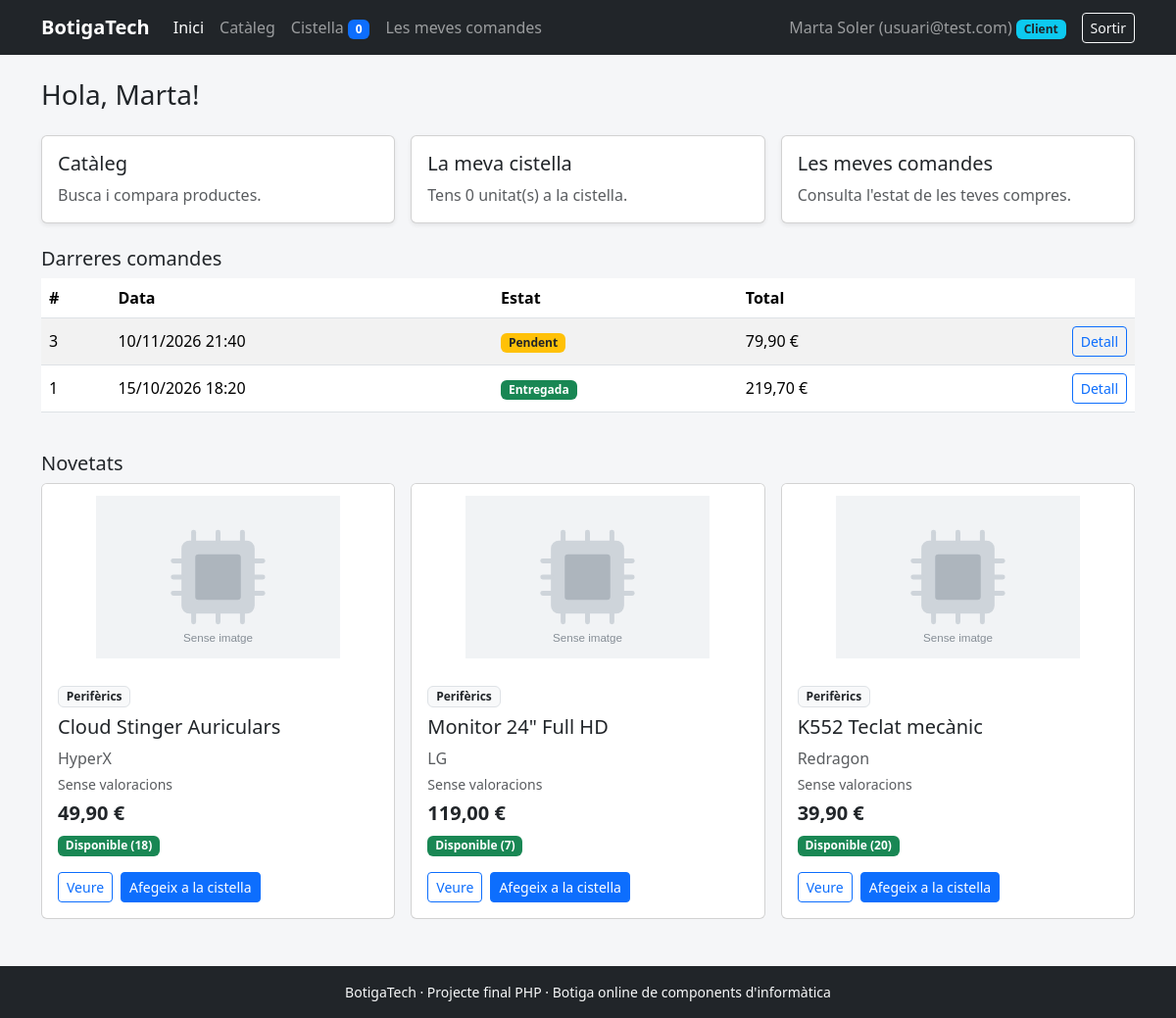
Screenshot of /acces.php (signed in) with the database file from the repository.
### tables this page shows
CREATE TABLE comandes (
    id_comanda   INT AUTO_INCREMENT PRIMARY KEY,
    id_usuari    INT            NOT NULL,
    data_comanda DATETIME       NOT NULL DEFAULT CURRENT_TIMESTAMP,
    estat        ENUM('pendent','enviada','entregada','cancelada') NOT NULL DEFAULT 'pendent',
    total        DECIMAL(10,2)  NOT NULL,
    FOREIGN KEY (id_usuari) REFERENCES usuaris(id_usuari)
        ON DELETE RESTRICT
);

CREATE TABLE productes (
    id_producte  INT AUTO_INCREMENT PRIMARY KEY,
    id_categoria INT           NOT NULL,
    nom          VARCHAR(100)  NOT NULL,
    marca        VARCHAR(50)   NOT NULL,
    descripcio   TEXT,
    preu         DECIMAL(8,2)  NOT NULL,
    stock        INT           NOT NULL DEFAULT 0,
    imatge       VARCHAR(255)  DEFAULT NULL,
    data_alta    DATE          NOT NULL,
    FOREIGN KEY (id_categoria) REFERENCES categories(id_categoria)
        ON DELETE RESTRICT
);

CREATE TABLE categories (
    id_categoria INT AUTO_INCREMENT PRIMARY KEY,
    nom          VARCHAR(50) NOT NULL UNIQUE,
    descripcio   TEXT
);

### acces.php (the view, shortened to what this page needs)
<?php
require_once "conexio.php";
require_once "funcions.php";
$es_admin = ($_SESSION['rol'] === 'administrador' && !vista_client());
if ($es_admin) {
    $pendents        = consulta_una($connexio, "SELECT COUNT(*) AS n FROM comandes WHERE estat = 'pendent'");
    $poc_estoc       = consulta_una($connexio, "SELECT COUNT(*) AS n FROM productes WHERE stock <= 5");
    $clients         = consulta_una($connexio, "SELECT COUNT(*) AS n FROM usuaris WHERE rol = 'client'");
    $productes_total = consulta_una($connexio, "SELECT COUNT(*) AS n FROM productes");
    $a_reposar = consulta($connexio,
        "SELECT p.id_producte, p.nom, p.marca, p.stock, c.nom AS categoria
         FROM productes p JOIN categories c ON c.id_categoria = p.id_categoria
         ORDER BY p.stock ASC, p.nom ASC
         LIMIT 5");
} else {
    $comandes = consulta($connexio,
        "SELECT id_comanda, data_comanda, estat, total FROM comandes
         WHERE id_usuari = ? ORDER BY data_comanda DESC LIMIT 3",
        "i", [$_SESSION['id_usuari']]);
    $novetats = consulta($connexio,
        "SELECT p.*, c.nom AS categoria, COALESCE(AVG(v.puntuacio), 0) AS mitjana, COUNT(v.id_valoracio) AS num_valoracions
         FROM productes p
         JOIN categories c ON c.id_categoria = p.id_categoria
         LEFT JOIN valoracions v ON v.id_producte = p.id_producte
         WHERE p.stock > 0
         GROUP BY p.id_producte, c.nom
         ORDER BY p.data_alta DESC, p.id_producte DESC
         LIMIT 3");
}
require "header.php";
if ($es_admin) {
?>
    <h1 class="h3 mb-4">Panell d'administració</h1>
    <div class="row g-3 mb-4">
        <div class="col-6 col-lg-3">
            <div class="card text-center shadow-sm h-100"><div class="card-body">
                <div class="display-6"><?= (int)$pendents['n'] ?></div>
                <div class="text-muted">Comandes pendents</div>
            </div></div>
        </div>
        <div class="col-6 col-lg-3">
            <div class="card text-center shadow-sm h-100"><div class="card-body">
                <div class="display-6"><?= (int)$poc_estoc['n'] ?></div>
                <div class="text-muted">Productes amb poc estoc</div>
            </div></div>
        </div>
        <div class="col-6 col-lg-3">
            <div class="card text-center shadow-sm h-100"><div class="card-body">
                <div class="display-6"><?= (int)$clients['n'] ?></div>
                <div class="text-muted">Clients registrats</div>
            </div></div>
        </div>
        <div class="col-6 col-lg-3">
            <div class="card text-center shadow-sm h-100"><div class="card-body">
                <div class="display-6"><?= (int)$productes_total['n'] ?></div>
                <div class="text-muted">Productes</div>
            </div></div>
        </div>
    </div>
    <div class="d-flex flex-wrap gap-2 mb-4">
        <a class="btn btn-primary" href="producte_form.php">Afegeix un producte</a>
        <a class="btn btn-outline-primary" href="admin_comandes.php">Gestiona les comandes</a>
        <a class="btn btn-outline-primary" href="admin_estadistiques.php">Veure estadístiques</a>
    </div>
    <h2 class="h5">Productes amb menys estoc</h2>
    <div class="table-responsive">
        <table class="table table-striped bg-white align-middle">
            <thead><tr><th>Producte</th><th>Marca</th><th>Categoria</th><th>Estoc</th><th></th></tr></thead>
            <tbody>
            <?php foreach ($a_reposar as $p) { ?>
                <tr>
                    <td><?= escapa($p['nom']) ?></td>
                    <td><?= escapa($p['marca']) ?></td>
                    <td><?= escapa($p['categoria']) ?></td>
                    <td><span class="badge bg-<?= $p['stock'] == 0 ? 'danger' : 'warning text-dark' ?>"><?= (int)$p['stock'] ?></span></td>
                    <td class="text-end"><a class="btn btn-sm btn-outline-secondary" href="producte_form.php?id=<?= (int)$p['id_producte'] ?>">Edita</a></td>
                </tr>
            <?php } ?>
            </tbody>
        </table>
    </div>
<?php
} else {
?>
    <h1 class="h3 mb-4">Hola, <?= escapa($_SESSION['nom']) ?>!</h1>
    <div class="row g-3 mb-4">
        <div class="col-md-4">
            <a class="card text-decoration-none shadow-sm h-100" href="cataleg.php"><div class="card-body">
                <h2 class="h5">Catàleg</h2>
                <p class="text-muted mb-0">Busca i compara productes.</p>
            </div></a>
        </div>
        <div class="col-md-4">
            <a class="card text-decoration-none shadow-sm h-100" href="cistella.php"><div class="card-body">
                <h2 class="h5">La meva cistella</h2>
                <p class="text-muted mb-0">Tens <?= (int)array_sum($_SESSION['cistella'] ?? []) ?> unitat(s) a la cistella.</p>
            </div></a>
        </div>
        <div class="col-md-4">
            <a class="card text-decoration-none shadow-sm h-100" href="comandes.php"><div class="card-body">
                <h2 class="h5">Les meves comandes</h2>
                <p class="text-muted mb-0">Consulta l'estat de les teves compres.</p>
            </div></a>
        </div>
    </div>
    <h2 class="h5">Darreres comandes</h2>
    <?php if (count($comandes) === 0) { ?>
        <p class="text-muted">Encara no has fet cap comanda.</p>
    <?php } else { ?>
        <div class="table-responsive mb-4">
            <table class="table table-striped bg-white align-middle">
                <thead><tr><th>#</th><th>Data</th><th>Estat</th><th>Total</th><th></th></tr></thead>
                <tbody>
                <?php foreach ($comandes as $c) { ?>
                    <tr>
                        <td><?= (int)$c['id_comanda'] ?></td>
                        <td><?= escapa(formata_data($c['data_comanda'])) ?></td>
                        <td><span class="badge bg-<?= classe_estat($c['estat']) ?>"><?= escapa(text_estat($c['estat'])) ?></span></td>
                        <td><?= formata_preu($c['total']) ?></td>
                        <td class="text-end"><a class="btn btn-sm btn-outline-primary" href="comanda.php?id=<?= (int)$c['id_comanda'] ?>">Detall</a></td>
                    </tr>
                <?php } ?>
                </tbody>
            </table>
        </div>
    <?php } ?>
    <h2 class="h5">Novetats</h2>
    <div class="row g-3">
        <?php foreach ($novetats as $p) { mostra_targeta_producte($p, true, "acces.php"); } ?>
    </div>
<?php
}
require "footer.php";

### funcions.php (shortened to what this page needs)
<?php
function escapa($text) {
    return htmlspecialchars((string)$text, ENT_QUOTES, 'UTF-8');
}
function prepara_i_executa($connexio, $sql, $tipus, $valors) {
    $sentencia = mysqli_prepare($connexio, $sql);
    if ($tipus !== "") {
        mysqli_stmt_bind_param($sentencia, $tipus, ...$valors);
    }
    if (!mysqli_stmt_execute($sentencia)) {
        redirigeix_error("bd");
    }
    return $sentencia;
}
function consulta($connexio, $sql, $tipus = "", $valors = []) {
    $sentencia = prepara_i_executa($connexio, $sql, $tipus, $valors);
    $resultat  = mysqli_stmt_get_result($sentencia);
    $files     = mysqli_fetch_all($resultat, MYSQLI_ASSOC);
    return $files;
}
function formata_preu($preu) {
    return number_format((float)$preu, 2, ',', '.') . " €";
}
function formata_data($data) {
    return date("d/m/Y H:i", strtotime($data));
}
function text_estat($estat) {
    $textos = [
        'pendent'   => 'Pendent',
        'enviada'   => 'Enviada',
        'entregada' => 'Entregada',
        'cancelada' => 'Cancel·lada'
    ];
    return $textos[$estat] ?? $estat;
}
function classe_estat($estat) {
    $classes = [
        'pendent'   => 'warning text-dark',
        'enviada'   => 'info text-dark',
        'entregada' => 'success',
        'cancelada' => 'secondary'
    ];
    return $classes[$estat] ?? 'secondary';
}
function imatge_producte($imatge) {
    return "assets/img/sense-imatge.svg";
}
function enllac_nav($fitxers, $text) {
    $actual = basename($_SERVER['PHP_SELF']);
    $fitxers = (array)$fitxers;
    $classe = in_array($actual, $fitxers) ? "nav-link active" : "nav-link";
    echo '<li class="nav-item"><a class="' . $classe . '" href="' . $fitxers[0] . '">' . $text . '</a></li>';
}
function mostra_targeta_producte($p, $pot_comprar, $tornar) {
    $disponible = $p['stock'] > 0;
    echo '<div class="col-sm-6 col-lg-4">';
    echo '<div class="card h-100 targeta-producte">';
    echo '<img src="' . escapa(imatge_producte($p['imatge'])) . '" class="card-img-top imatge-producte" alt="' . escapa($p['nom']) . '">';
    echo '<div class="card-body d-flex flex-column">';
    echo '<span class="badge bg-light text-dark border align-self-start mb-2">' . escapa($p['categoria']) . '</span>';
    echo '<h5 class="card-title">' . escapa($p['nom']) . '</h5>';
    echo '<p class="text-muted mb-1">' . escapa($p['marca']) . '</p>';
    if (isset($p['num_valoracions']) && $p['num_valoracions'] > 0) {
        echo '<p class="estrelles mb-1">' . estrelles($p['mitjana']) . ' <small class="text-muted">(' . (int)$p['num_valoracions'] . ')</small></p>';
    } else {
        echo '<p class="text-muted small mb-1">Sense valoracions</p>';
    }
    echo '<p class="fs-5 fw-bold mb-2">' . formata_preu($p['preu']) . '</p>';
    if ($disponible) {
        echo '<span class="badge bg-success align-self-start mb-3">Disponible (' . (int)$p['stock'] . ')</span>';
    } else {
        echo '<span class="badge bg-danger align-self-start mb-3">Esgotat</span>';
    }
    echo '<div class="mt-auto d-flex gap-2">';
    echo '<a class="btn btn-outline-primary btn-sm" href="producte.php?id=' . (int)$p['id_producte'] . '">Veure</a>';
    if ($pot_comprar && $disponible) {
        echo '<form method="post" action="cistella.php" class="m-0">';
        echo '<button type="submit" class="btn btn-primary btn-sm">Afegeix a la cistella</button>';
        echo '</form>';
    }
    echo '</div>';
    echo '</div></div></div>';
}

### assets/css/style.css (style rules this page uses)
html, body { height: 100%; }
body { display: flex; flex-direction: column; background-color: #f5f6f8; }
.targeta-producte { transition: transform .15s, box-shadow .15s; }
.imatge-producte { height: 190px; object-fit: contain; background: #fff; padding: .75rem; }

### rows the page displays
comandes: id_comanda "3", data_comanda "10/11/2026 21:40", estat "Pendent", total "79,90 €"
comandes: id_comanda "1", data_comanda "15/10/2026 18:20", estat "Entregada", total "219,70 €"
productes: id_categoria.nom "Perifèrics", nom "Cloud Stinger Auriculars", marca "HyperX", preu "49,90 €", stock "18"
productes: id_categoria.nom "Perifèrics", nom "Monitor 24\" Full HD", marca "LG", preu "119,00 €", stock "7"
productes: id_categoria.nom "Perifèrics", nom "K552 Teclat mecànic", marca "Redragon", preu "39,90 €", stock "20"

### other values shown
$text "Inici Catàleg Cistella 0 Les meves comandes"
escapa($_SESSION['nom'] . " " . $_SESSION['cognoms']) "Marta Soler"
escapa($_SESSION['email']) "usuari@test.com"
escapa($_SESSION['nom']) "Marta"
array_sum($_SESSION['cistella'] ?? []) "0"
